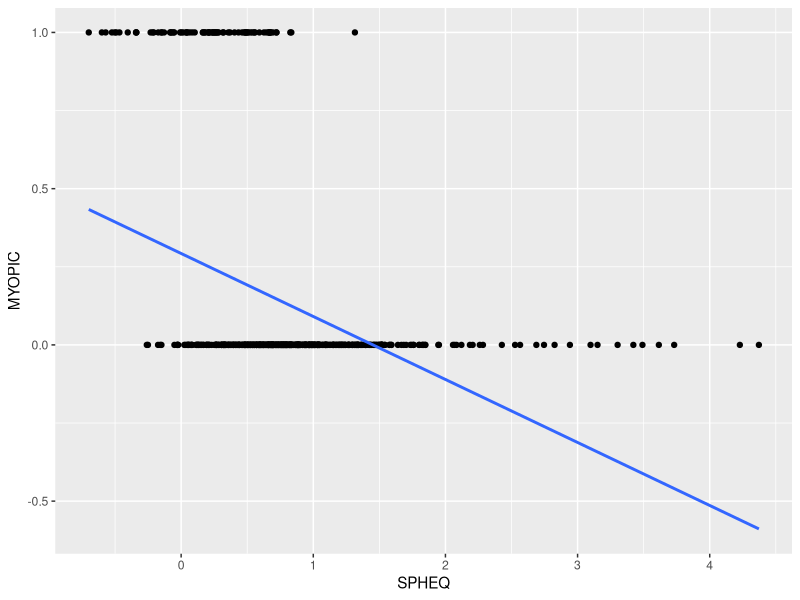

Generate this figure with R:
# myopURL <-"https://d396qusza40orc.cloudfront.net/logisticregression/MYOPIA.dta"
# 
# `MYOPIA-fixed` <- read.csv("C:\\Users\\s0042767\\AppData\\Local\\Temp\\RtmpisXj7H\\data477072584e5")
# myop<-read.csv("C:\\Users\\s0042767\\AppData\\Local\\Temp\\RtmpisXj7H\\data477072584e5")

x<-read.csv(file="./data/MYOPIA.csv")

library(ggplot2)

ggplot(x, aes(x=SPHEQ, y=MYOPIC)) + geom_point() + stat_smooth(method="glm", family="binomial", se=FALSE)




